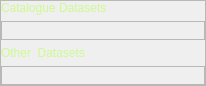
                         <widget class="QWidget" name="scrollAreaWidgetContents_2">
                          <property name="geometry">
                           <rect>
                            <x>0</x>
                            <y>0</y>
                            <width>206</width>
                            <height>86</height>
                           </rect>
                          </property>
                          <layout class="QVBoxLayout" name="verticalLayout_22">
                           <property name="leftMargin">
                            <number>0</number>
                           </property>
                           <property name="topMargin">
                            <number>0</number>
                           </property>
                           <property name="rightMargin">
                            <number>0</number>
                           </property>
                           <property name="bottomMargin">
                            <number>0</number>
                           </property>
                           <item>
                            <widget class="QFrame" name="frame">
                             <property name="frameShape">
                              <enum>QFrame::StyledPanel</enum>
                             </property>
                             <property name="frameShadow">
                              <enum>QFrame::Raised</enum>
                             </property>
                             <layout class="QVBoxLayout" name="verticalLayout_21">
                              <property name="leftMargin">
                               <number>0</number>
                              </property>
                              <property name="topMargin">
                               <number>0</number>
                              </property>
                              <property name="rightMargin">
                               <number>0</number>
                              </property>
                              <property name="bottomMargin">
                               <number>0</number>
                              </property>
                              <item>
                               <layout class="QVBoxLayout" name="verticalLayout_16">
                                <item>
                                 <widget class="QLabel" name="labelCatalogueDatasets">
                                  <property name="styleSheet">
                                   <string notr="true">font: 700 17pt &quot;Segoe UI Semibold&quot;; color: rgb(207,249,147)</string>
                                  </property>
                                  <property name="text">
                                   <string>Catalogue Datasets</string>
                                  </property>
                                 </widget>
                                </item>
                                <item>
                                 <widget class="QFrame" name="frameCatalogueDatasets">
                                  <property name="sizePolicy">
                                   <sizepolicy hsizetype="Expanding" vsizetype="Expanding">
                                    <horstretch>0</horstretch>
                                    <verstretch>0</verstretch>
                                   </sizepolicy>
                                  </property>
                                  <property name="frameShape">
                                   <enum>QFrame::StyledPanel</enum>
                                  </property>
                                  <property name="frameShadow">
                                   <enum>QFrame::Raised</enum>
                                  </property>
                                 </widget>
                                </item>
                               </layout>
                              </item>
                              <item>
                               <layout class="QVBoxLayout" name="verticalLayout_19">
                                <item>
                                 <widget class="QLabel" name="labelOtherDatasets">
                                  <property name="styleSheet">
                                   <string notr="true">font: 700 17pt &quot;Segoe UI Semibold&quot;; color: rgb(207,249,147)</string>
                                  </property>
                                  <property name="text">
                                   <string>Other  Datasets</string>
                                  </property>
                                 </widget>
                                </item>
                                <item>
                                 <widget class="QFrame" name="frameOtherDatasets">
                                  <property name="sizePolicy">
                                   <sizepolicy hsizetype="Expanding" vsizetype="Expanding">
                                    <horstretch>0</horstretch>
                                    <verstretch>0</verstretch>
                                   </sizepolicy>
                                  </property>
                                  <property name="frameShape">
                                   <enum>QFrame::StyledPanel</enum>
                                  </property>
                                  <property name="frameShadow">
                                   <enum>QFrame::Raised</enum>
                                  </property>
                                 </widget>
                                </item>
                               </layout>
                              </item>
                             </layout>
                            </widget>
                           </item>
                          </layout>
                         </widget>
